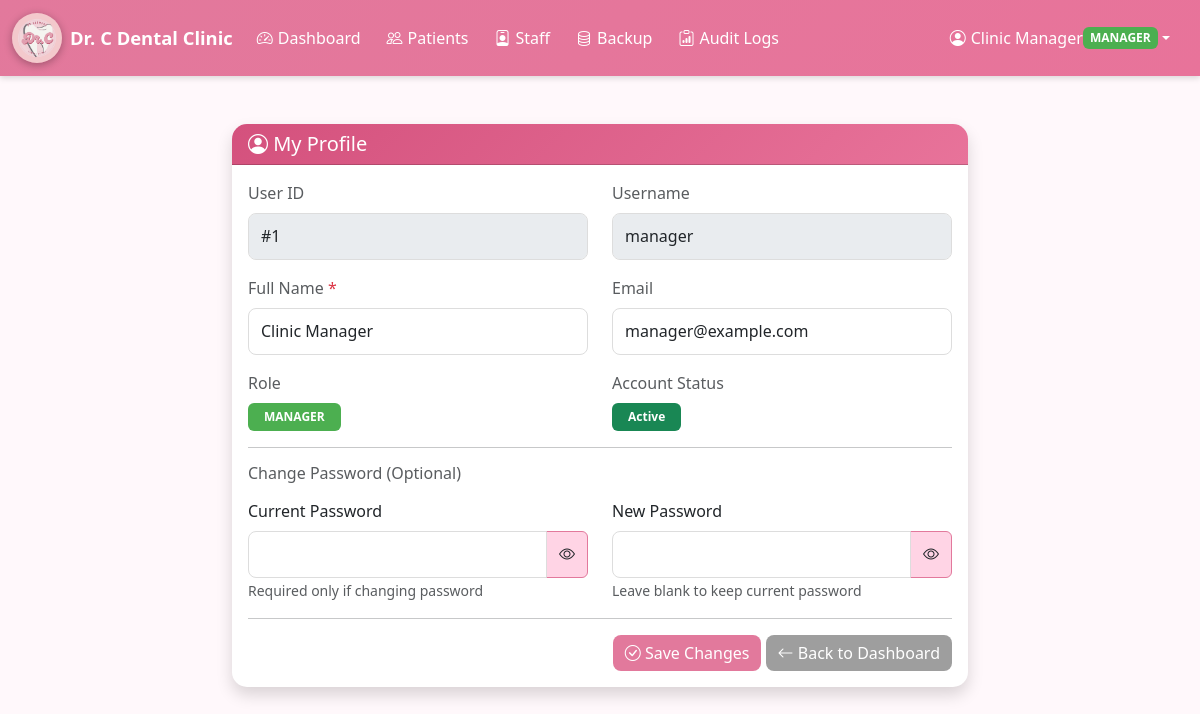
The page /my_profile (signed in) on the database its author committed.
### tables this page shows
CREATE TABLE users (
            id INTEGER PRIMARY KEY AUTOINCREMENT,
            username TEXT UNIQUE NOT NULL,
            password_hash TEXT NOT NULL,
            full_name TEXT,
            email TEXT,
            role TEXT NOT NULL CHECK(role IN ('manager','staff','dentist','admin')),
            is_active INTEGER DEFAULT 1,
            created_at TIMESTAMP DEFAULT CURRENT_TIMESTAMP
        );

### app.py (the view, shortened to what this page needs)
@app.route("/my_profile", methods=["GET", "POST"])
@login_required
def my_profile():
    return render_template("my_profile.html")

### app.py (called while the page is built)
@login_manager.user_loader
def load_user(user_id: str) -> Optional[User]:
    return User.get_by_id(int(user_id))

### models.py (called while the page is built)
def get_db_connection() -> sqlite3.Connection:
    conn = sqlite3.connect(Config.DATABASE_NAME)
    conn.row_factory = sqlite3.Row
    return conn

    @property
    def is_active(self) -> bool:
        return bool(self.is_active_flag)

    def is_manager(self) -> bool:
        return self.role == "manager"

    @staticmethod
    def get_by_id(user_id: int) -> Optional["User"]:
        with get_db_connection() as conn:
            row = conn.execute("SELECT * FROM users WHERE id = ?", (user_id,)).fetchone()
        if row:
            return User(
                int(row["id"]),
                str(row["username"]),
                str(row["password_hash"]),
                str(row["role"]),
                str(row["full_name"]) if row["full_name"] else None,
                str(row["email"]) if row["email"] else None,
                int(row["is_active"]),
            )
        return None

### templates/my_profile.html (shortened to what this page needs)
{% extends "base.html" %}
{% block content %}
<div class="container mt-5">
    <div class="row justify-content-center">
        <div class="col-md-8">
            <div class="card shadow">
                <div class="card-header bg-pink text-white">
                    <h5 class="mb-0"><i class="bi bi-person-circle"></i> My Profile</h5>
                </div>
                <div class="card-body">
                    <form method="POST">
                        <div class="row mb-3">
                            <div class="col-md-6">
                                <label class="form-label text-muted">User ID</label>
                                <input type="text" class="form-control" value="#{{ current_user.id }}" disabled>
                            </div>
                            <div class="col-md-6">
                                <label class="form-label text-muted">Username</label>
                                <input type="text" class="form-control" value="{{ current_user.username }}" disabled>
                            </div>
                        </div>
                        <div class="row mb-3">
                            <div class="col-md-6">
                                <label for="full_name" class="form-label text-muted">Full Name <span class="text-danger">*</span></label>
                                <input type="text" class="form-control" id="full_name" name="full_name"
                                       value="{{ current_user.full_name or '' }}" required>
                            </div>
                            <div class="col-md-6">
                                <label for="email" class="form-label text-muted">Email</label>
                                <input type="email" class="form-control" id="email" name="email"
                                       value="{{ current_user.email or '' }}">
                            </div>
                        </div>
                        <div class="row mb-3">
                            <div class="col-md-6">
                                <label class="form-label text-muted">Role</label>
                                <div>
                                    <span class="badge bg-role px-3 py-2">{{ current_user.role|upper }}</span>
                                </div>
                            </div>
                            <div class="col-md-6">
                                <label class="form-label text-muted">Account Status</label>
                                <div>
                                    {% if current_user.is_active %}
                                    <span class="badge bg-success px-3 py-2">Active</span>
                                    {% else %}
                                    <span class="badge bg-danger px-3 py-2">Inactive</span>
                                    {% endif %}
                                </div>
                            </div>
                        </div>
                        <hr>
                        <h6 class="text-muted mb-3">Change Password (Optional)</h6>
                        <div class="row mb-3">
                            <div class="col-md-6">
                                <label for="current_password" class="form-label">Current Password</label>
                                <input type="password" class="form-control" id="current_password" name="current_password">
                                <small class="form-text text-muted">Required only if changing password</small>
                            </div>
                            <div class="col-md-6">
                                <label for="new_password" class="form-label">New Password</label>
                                <input type="password" class="form-control" id="new_password" name="new_password">
                                <small class="form-text text-muted">Leave blank to keep current password</small>
                            </div>
                        </div>
                        <hr>
                        <div class="text-end">
                            <button type="submit" class="btn btn-primary">
                                <i class="bi bi-check-circle"></i> Save Changes
                            </button>
                            <a href="{{ url_for('dashboard') }}" class="btn btn-secondary">
                                <i class="bi bi-arrow-left"></i> Back to Dashboard
                            </a>
                        </div>
                    </form>
                </div>
            </div>
        </div>
    </div>
</div>
{% endblock %}

### templates/base.html (shortened to what this page needs)
<!DOCTYPE html>
<html lang="en">
<head>
    <link href="https://cdn.jsdelivr.net/npm/bootstrap@5.3.0/dist/css/bootstrap.min.css" rel="stylesheet">
    <link rel="stylesheet" href="https://cdn.jsdelivr.net/npm/bootstrap-icons@1.11.0/font/bootstrap-icons.css">
    <link rel="stylesheet" href="{{ url_for('static', filename='css/style.css') }}">
</head>
<body>
    {% if current_user.is_authenticated %}
    <nav class="navbar navbar-expand-lg navbar-dark bg-primary">
        <div class="container-fluid">
            <a class="navbar-brand d-flex align-items-center" href="{{ url_for('dashboard') }}">
                <img src="{{ url_for('static', filename='images/dental_logo_dashboard.png') }}"
                     alt="Dental Logo" class="navbar-logo me-2">
                <span>Dr. C Dental Clinic</span>
            </a>
            <div class="collapse navbar-collapse" id="navbarNav">
                <ul class="navbar-nav me-auto">
                    <li class="nav-item">
                        <a class="nav-link {% if request.endpoint == 'dashboard' %}active{% endif %}" href="{{ url_for('dashboard') }}">
                            <i class="bi bi-speedometer2"></i> Dashboard
                        </a>
                    </li>
                    <li class="nav-item">
                        <a class="nav-link {% if request.endpoint in ['patients', 'add_patient', 'edit_patient', 'view_patient'] %}active{% endif %}" href="{{ url_for('patients') }}">
                            <i class="bi bi-people"></i> Patients
                        </a>
                    </li>
                    {% if current_user.is_manager() %}
                    <li class="nav-item">
                        <a class="nav-link {% if request.endpoint in ['staff', 'add_staff', 'edit_staff'] %}active{% endif %}" href="{{ url_for('staff') }}">
                            <i class="bi bi-person-badge"></i> Staff
                        </a>
                    </li>
                    <li class="nav-item">
                        <a class="nav-link {% if request.endpoint == 'backup' %}active{% endif %}" href="{{ url_for('backup') }}">
                            <i class="bi bi-database"></i> Backup
                        </a>
                    </li>
                    {% endif %}
                    <li class="nav-item">
                        <a class="nav-link {% if request.endpoint == 'audit_logs' %}active{% endif %}" href="{{ url_for('audit_logs') }}">
                            <i class="bi bi-clipboard-data"></i> Audit Logs
                        </a>
                    </li>
                </ul>
                <ul class="navbar-nav">
                    <li class="nav-item dropdown">
                        <a class="nav-link dropdown-toggle" href="#" id="userDropdown" role="button" data-bs-toggle="dropdown">
                            <i class="bi bi-person-circle"></i> {{ current_user.full_name }}
                            <span class="badge bg-role">{{ current_user.role|upper }}</span>
                        </a>
                    </li>
                </ul>
            </div>
        </div>
    </nav>
    {% endif %}
    <div class="{% if current_user.is_authenticated %}container-fluid mt-4{% endif %}">
        {% block content %}{% endblock %}
    </div>
</body>
</html>

### static/css/style.css (style rules this page uses)
:root { --primary-color: #e2799c; --secondary-color: #e8739a; --accent-color: #ffd4e5; --background-color: #fff8fb; --text-color: #4a4a4a; --light-shadow: rgba(116, 106, 106, 0.1); --pink-hover: #c23d6a; }
body { font-family: 'Segoe UI', Tahoma, Geneva, Verdana, sans-serif; background-color: var(--background-color); color: var(--text-color); margin: 0; min-height: 100vh; overflow-x: hidden; }
.form-control, .form-select { border-radius: 8px; border: 1px solid #ddd; padding: 0.65rem 0.75rem; transition: all 0.3s ease; }
.btn { background-color: var(--secondary-color); border: none; border-radius: 8px; color: white; transition: all 0.3s ease; }
.btn-primary { background-color: var(--primary-color); }
.btn-secondary { background-color: #9e9e9e; }
.navbar { background: linear-gradient(135deg, var(--primary-color), var(--secondary-color)) !important; box-shadow: 0 2px 6px rgba(0, 0, 0, 0.15); }
.navbar-brand { font-weight: 700; font-size: 1.15rem; display: flex; align-items: center; color: white !important; }
.navbar-brand img { height: 50px; width: 50px; margin-right: 10px; border-radius: 50%; object-fit: contain; background-color: rgba(245, 210, 210, 0.9); box-shadow: 0 2px 8px rgba(0, 0, 0, 0.3); padding: 3px; }
.navbar-nav .nav-link { color: #ffffff !important; font-weight: 500; margin-right: 10px; display: flex; align-items: center; }
.navbar-nav .nav-link i { margin-right: 5px; }
.navbar .dropdown-toggle { color: #fff !important; }
.card { border: none; border-radius: 15px; box-shadow: 0 3px 10px rgba(0, 0, 0, 0.1); }
.card-header { border-radius: 15px 15px 0 0 !important; }
.bg-pink { background: linear-gradient(135deg, #d4517d, #e8739a); color: white; }
.bg-role { background-color: #4caf50; color: white; }
.badge { padding: 0.4em 0.6em; border-radius: 6px; }

### rows shown on the page
users: full_name "Clinic Manager", role "MANAGER", id "#1", username "manager", email "manager@example.com"
